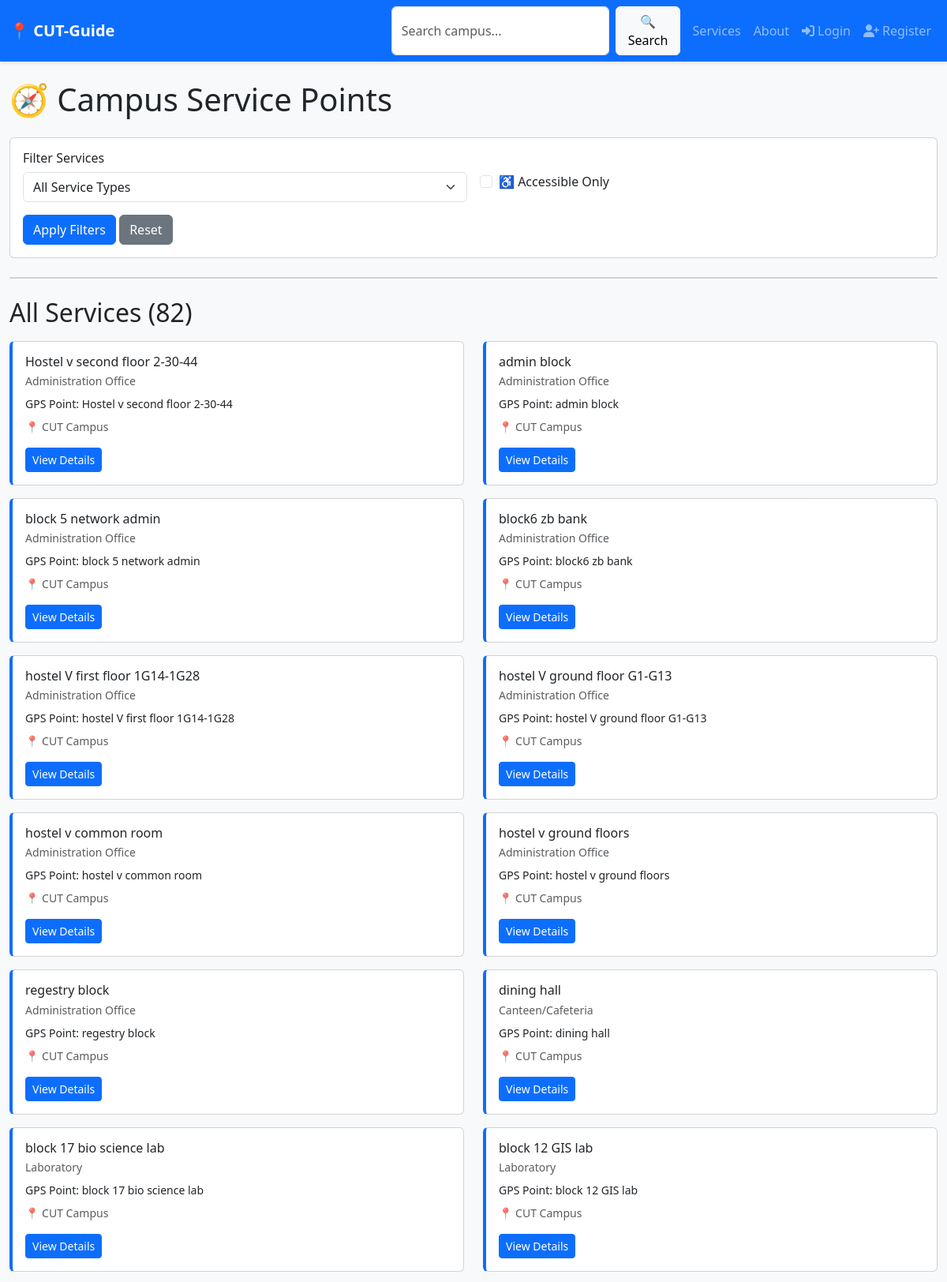
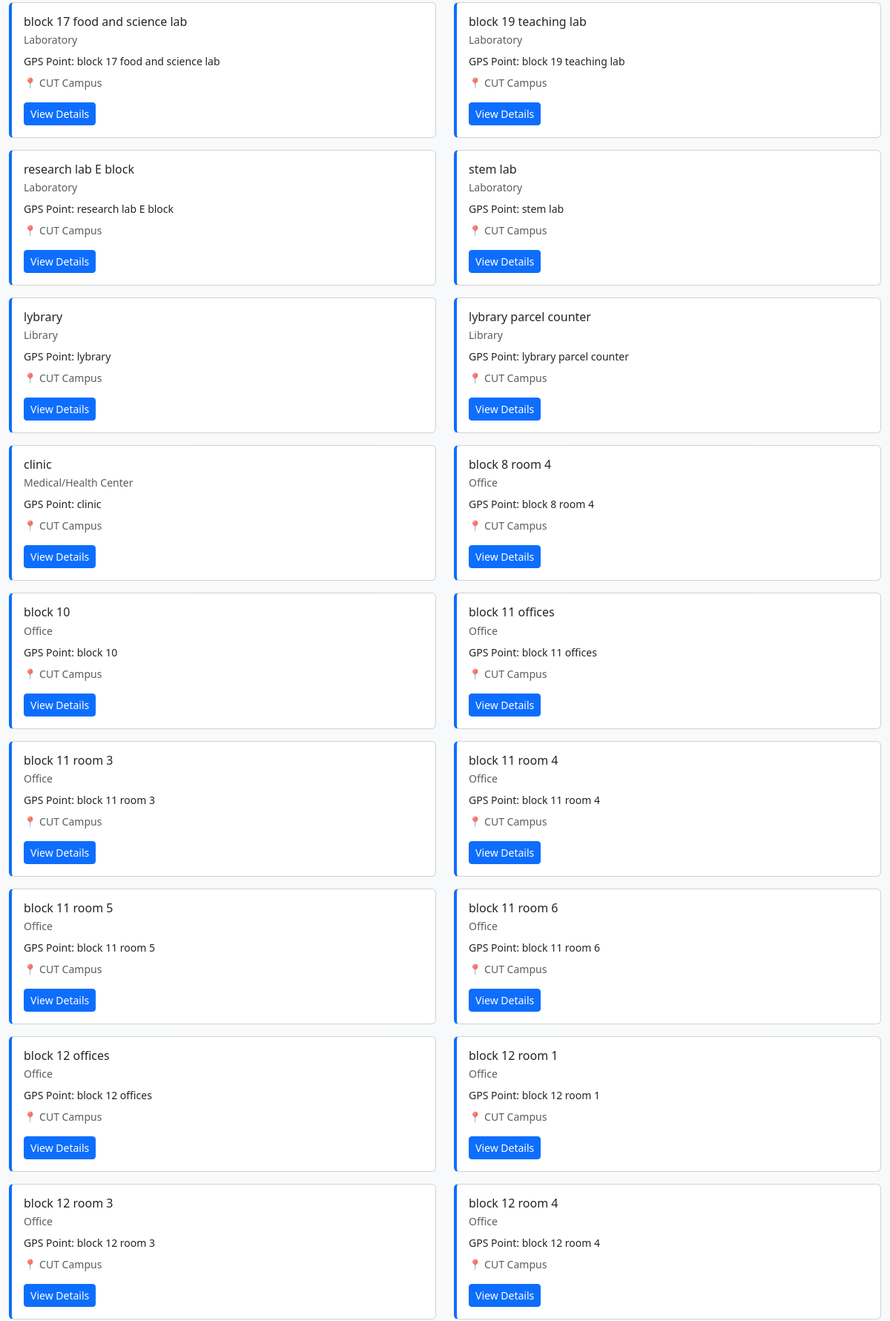
Page /services/ (upper part) on the committed database (2 pictures, top to bottom).
### Navigator/models.py (models this page shows, shortened)
class ServicePoint(models.Model):
    SERVICE_TYPES = [
        ('library', 'Library'),
        ('admin_office', 'Administration Office'),
        ('water_point', 'Water Point'),
        ('toilet', 'Toilet/Restroom'),
        ('canteen', 'Canteen/Cafeteria'),
        ('lab', 'Laboratory'),
        ('classroom', 'Classroom'),
        ('office', 'Office'),
        ('parking', 'Parking'),
        ('medical', 'Medical/Health Center'),
        ('security', 'Security Post'),
        ('lost_and_found', 'Lost & Found'),
        ('other', 'Other'),
    ]
    name = models.CharField(max_length=100)
    service_type = models.CharField(max_length=30, choices=SERVICE_TYPES)
    description = models.TextField(blank=True, null=True)
    building = models.ForeignKey(Building, on_delete=models.SET_NULL, null=True, blank=True, related_name='services')
    room = models.ForeignKey(Room, on_delete=models.SET_NULL, null=True, blank=True, related_name='services')
    floor = models.ForeignKey(Floor, on_delete=models.SET_NULL, null=True, blank=True, related_name='services')
    latitude = models.FloatField()
    longitude = models.FloatField()
    contact_phone = models.CharField(max_length=20, blank=True, null=True)
    office_hours = models.TextField(blank=True, null=True, help_text="e.g., '9AM-5PM Mon-Fri'")
    accessibility_features = models.TextField(blank=True, null=True)
    created_at = models.DateTimeField(auto_now_add=True)
    updated_at = models.DateTimeField(auto_now=True)
    class Meta:
        ordering = ['service_type', 'name']

class Building(models.Model):
    name = models.CharField(max_length=100)
    code = models.CharField(max_length=10, unique=True)
    description = models.TextField(blank=True, null=True)
    latitude = models.FloatField()
    longitude = models.FloatField()
    total_floors = models.IntegerField(default=1)
    contact_phone = models.CharField(max_length=20, blank=True, null=True)
    accessibility_features = models.TextField(blank=True, null=True, help_text="Wheelchair access, elevators, etc.")
    created_at = models.DateTimeField(auto_now_add=True)
    updated_at = models.DateTimeField(auto_now=True)
    class Meta:
        ordering = ['name']

### Navigator/views.py (the view)
# urls.py: path('services/', views.service_points, name='service_points'),
def service_points(request):
    services = ServicePoint.objects.all().order_by('service_type', 'name')
    service_type = request.GET.get('type', None)
    if service_type:
        services = services.filter(service_type=service_type)
    if request.GET.get('accessibility') == 'true':
        services = services.exclude(accessibility_features__isnull=True)
    service_types = ServicePoint.SERVICE_TYPES
    context = {
        'services': services,
        'service_types': service_types,
        'selected_type': service_type,
    }
    return render(request, 'service_points.html', context)

### templates/service_points.html (shortened to what this page needs)
{% extends 'base.html' %}
{% block content %}
<h1 class="mb-4">🧭 Campus Service Points</h1>
<div class="row mb-4">
  <div class="col-12">
    <div class="card">
      <div class="card-body">
        <h6 class="card-title">Filter Services</h6>
        <form method="get" class="row g-3">
          <div class="col-md-6">
            <select name="type" class="form-select">
              <option value="">All Service Types</option>
            </select>
          </div>
          <div class="col-md-6">
            <label class="form-check">
              <input type="checkbox" name="accessibility" value="true" class="form-check-input" {% if request.GET.accessibility %}checked{% endif %}>
              <span class="form-check-label">♿ Accessible Only</span>
            </label>
          </div>
          <div class="col-12">
            <button type="submit" class="btn btn-primary">Apply Filters</button>
            <a href="{% url 'service_points' %}" class="btn btn-secondary">Reset</a>
          </div>
        </form>
      </div>
    </div>
  </div>
</div>
<div class="row mb-4">
  <div class="col-12">
    <div class="card">
    </div>
  </div>
</div>
<div class="row">
  <div class="col-12">
    <h2 class="mb-3">All Services ({{ services.count }})</h2>
  </div>
  {% for service in services %}
    <div class="col-md-6 mb-3">
      <div class="card service-card h-100">
        <div class="card-body">
          <div class="d-flex justify-content-between align-items-start mb-2">
            <div>
              <h6 class="card-title mb-1">{{ service.name }}</h6>
              <p class="card-text text-muted small mb-0">{{ service.get_service_type_display }}</p>
            </div>
          </div>
          {% if service.description %}
            <p class="card-text small mb-2">{{ service.description|truncatewords:15 }}</p>
          {% endif %}
          <div class="small text-muted mb-3">
            {% if service.building %}
              📍 {{ service.building.name }}
            {% endif %}
          </div>
          <a href="{% url 'service_detail' service.id %}" class="btn btn-primary btn-sm">View Details</a>
        </div>
      </div>
    </div>
  {% empty %}
    <div class="col-12">
      <div class="alert alert-info">No services found matching your filters.</div>
    </div>
  {% endfor %}
</div>
{% endblock %}

### templates/base.html (style rules this page uses)
body { font-family: 'Segoe UI', Tahoma, Geneva, Verdana, sans-serif; }
.service-card { border-left: 4px solid #0d6efd; transition: all 0.3s ease; }

### rows in the picture
ServicePoint: name "Hostel v second floor 2-30-44", service_type "Administration Office", description "GPS Point: Hostel v second floor 2-30-44", building.name "CUT Campus"
ServicePoint: name "admin block", service_type "Administration Office", description "GPS Point: admin block", building.name "CUT Campus"
ServicePoint: name "block 5 network admin", service_type "Administration Office", description "GPS Point: block 5 network admin", building.name "CUT Campus"
ServicePoint: name "block6 zb bank", service_type "Administration Office", description "GPS Point: block6 zb bank", building.name "CUT Campus"
ServicePoint: name "hostel V first floor 1G14-1G28", service_type "Administration Office", description "GPS Point: hostel V first floor 1G14-1G28", building.name "CUT Campus"
ServicePoint: name "hostel V ground floor G1-G13", service_type "Administration Office", description "GPS Point: hostel V ground floor G1-G13", building.name "CUT Campus"
ServicePoint: name "hostel v common room", service_type "Administration Office", description "GPS Point: hostel v common room", building.name "CUT Campus"
ServicePoint: name "hostel v ground floors", service_type "Administration Office", description "GPS Point: hostel v ground floors", building.name "CUT Campus"
ServicePoint: name "regestry block", service_type "Administration Office", description "GPS Point: regestry block", building.name "CUT Campus"
ServicePoint: name "dining hall", service_type "Canteen/Cafeteria", description "GPS Point: dining hall", building.name "CUT Campus"
ServicePoint: name "block 17 bio science lab", service_type "Laboratory", description "GPS Point: block 17 bio science lab", building.name "CUT Campus"
ServicePoint: name "block 12 GIS lab", service_type "Laboratory", description "GPS Point: block 12 GIS lab", building.name "CUT Campus"
ServicePoint: name "block 17 food and science lab", service_type "Laboratory", description "GPS Point: block 17 food and science lab", building.name "CUT Campus"
ServicePoint: name "block 19 teaching lab", service_type "Laboratory", description "GPS Point: block 19 teaching lab", building.name "CUT Campus"
ServicePoint: name "research lab E block", service_type "Laboratory", description "GPS Point: research lab E block", building.name "CUT Campus"
ServicePoint: name "stem lab", service_type "Laboratory", description "GPS Point: stem lab", building.name "CUT Campus"
ServicePoint: name "lybrary", service_type "Library", description "GPS Point: lybrary", building.name "CUT Campus"
ServicePoint: name "lybrary parcel counter", service_type "Library", description "GPS Point: lybrary parcel counter", building.name "CUT Campus"
ServicePoint: name "clinic", service_type "Medical/Health Center", description "GPS Point: clinic", building.name "CUT Campus"
ServicePoint: name "block 8 room 4", service_type "Office", description "GPS Point: block 8 room 4", building.name "CUT Campus"
ServicePoint: name "block 10", service_type "Office", description "GPS Point: block 10", building.name "CUT Campus"
ServicePoint: name "block 11 offices", service_type "Office", description "GPS Point: block 11 offices", building.name "CUT Campus"
ServicePoint: name "block 11 room 3", service_type "Office", description "GPS Point: block 11 room 3", building.name "CUT Campus"
ServicePoint: name "block 11 room 4", service_type "Office", description "GPS Point: block 11 room 4", building.name "CUT Campus"
ServicePoint: name "block 11 room 5", service_type "Office", description "GPS Point: block 11 room 5", building.name "CUT Campus"
ServicePoint: name "block 11 room 6", service_type "Office", description "GPS Point: block 11 room 6", building.name "CUT Campus"
ServicePoint: name "block 12 offices", service_type "Office", description "GPS Point: block 12 offices", building.name "CUT Campus"
ServicePoint: name "block 12 room 1", service_type "Office", description "GPS Point: block 12 room 1", building.name "CUT Campus"
ServicePoint: name "block 12 room 3", service_type "Office", description "GPS Point: block 12 room 3", building.name "CUT Campus"
ServicePoint: name "block 12 room 4", service_type "Office", description "GPS Point: block 12 room 4", building.name "CUT Campus"

### other values in the picture
{{ services.count }} "82"
